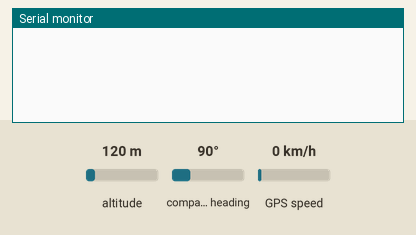
This sketch was run on a simulated Arduino Uno, built with avr-gcc and run on an emulated ATmega328P. Parts: the last lines printed to the serial monitor. The test bench sets the inputs (shaded band); at power-on: altitude 120 m, compass heading 90°, GPS speed 0 km/h. The GPS gets a fix after 3 s at 37.7749, -122.4194 with 8 satellites.

Above: at 1.2 s.
1.3 s: altitude set to 20 m
At 4.2 s:
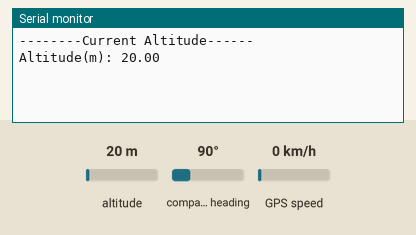
4.5 s: altitude set to 250 m
At 9.2 s:
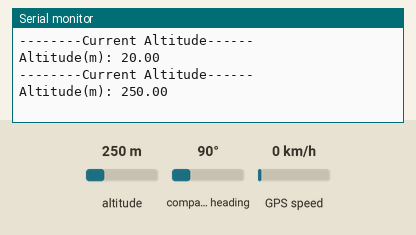

The sketch:

GPSTime.ino
```cpp
// (licence header left out)
#include <TinyGPS++.h>
#include <SoftwareSerial.h>

static const int RXPin = 2, TXPin = 3;
static const uint32_t GPSBaud = 4800;

TinyGPSPlus gps;

SoftwareSerial ss(RXPin, TXPin);

void setup() {
  Serial.begin(9600);
  ss.begin(GPSBaud);

}

void loop() {
 if(ss.available()>0&&gps.encode(ss.read()) )
 {
  if (gps.altitude.isValid())
  {
    Serial.println("--------Current Altitude------");

    Serial.print("Altitude(m): ");
    Serial.println(gps.altitude.meters());

    delay(5000);
  }
  else if(gps.charsProcessed()<10)
  {
    Serial.println("...");
  }
  }
 }
```

Measured:
- after the input at 1.3 s, the serial monitor: prints a new line after 1.8 s (image 1)
- after the input at 4.5 s, the serial monitor: prints a new line after 3.6 s (image 2)
